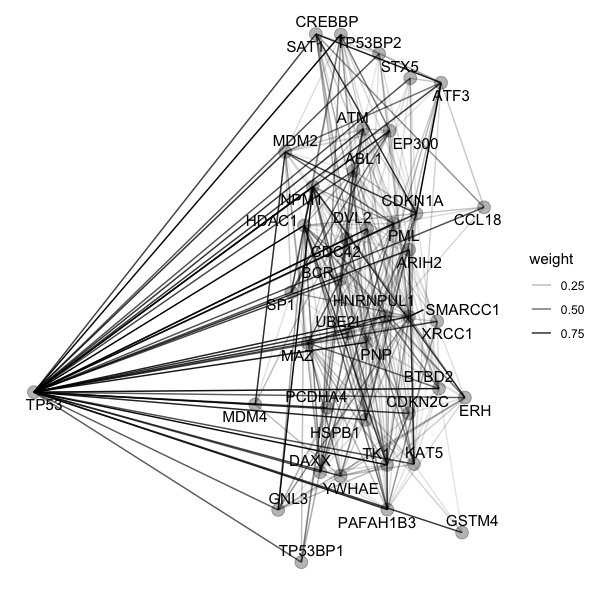

The R source for this figure:
library(tidyverse)
library(igraph)
library(ggraph)

data <- read_csv("blood.txt")

nodes <- unique(c(data$GENE1, data$GENE2)) %>% enframe(name="id", value="name")

data <- data %>% left_join(nodes, by=c("GENE1"="name")) %>% rename("gene1"="id") %>% left_join(nodes, by=c("GENE2"="name")) %>% rename("gene2"="id", "weight"="WEIGHT") %>% select(gene1, gene2, weight)

g <- graph_from_data_frame(data, directed=FALSE, vertices=nodes)

png("title.png", width=600, height=600, res=100)
ggraph(g, layout = "kk") + geom_edge_link(aes(alpha = weight)) + geom_node_point(size=4, alpha=0.3) + geom_node_text(aes(label=name), repel=TRUE) + theme_classic() + theme(axis.line = element_blank(), axis.ticks = element_blank(), axis.text = element_blank(), axis.title = element_blank())
dev.off()
